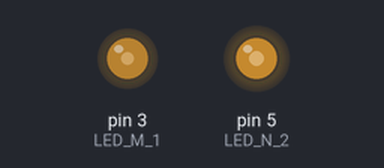
This sketch was run on a simulated Arduino Uno, built with avr-gcc and run on an emulated ATmega328P. Parts: output pins drawn as LEDs (lit = HIGH).

Above: at 0.1 s.
Timing chart, 0 to 1.6 s (numbered marks = the images above):
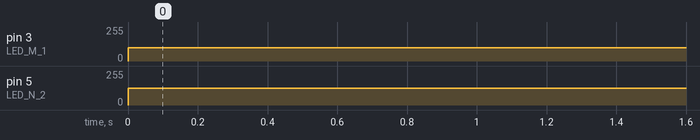

Measured:
- by itself, pin 3 (LED_M_1): 0/255 → 100/255 at 0.00 s
- by itself, pin 5 (LED_N_2): 0/255 → 127/255 at 0.00 s

The sketch:

examen_1.ino
```cpp
#define  LED_N_2	5
#define  LED_M_1	3


void setup()
{
  	pinMode(LED_N_2  , OUTPUT);

 	pinMode(LED_M_1  , OUTPUT);
}

void loop()
{
  	analogWrite(LED_N_2  , 127); // magenta


  	analogWrite(LED_M_1  , 100); // rojo
}
```
